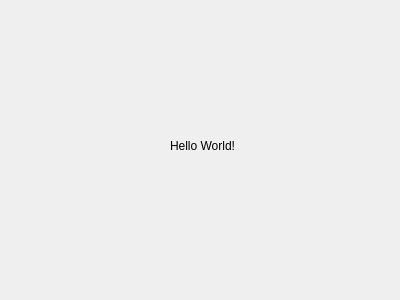
<?xml version="1.0" encoding="UTF-8"?>
<ui version="4.0">
 <class>HelloWorldDialog</class>
 <widget class="QDialog" name="HelloWorldDialog">
  <property name="geometry">
   <rect>
    <x>0</x>
    <y>0</y>
    <width>400</width>
    <height>300</height>
   </rect>
  </property>
  <property name="windowTitle">
   <string>Dialog</string>
  </property>
  <widget class="QLabel" name="label">
   <property name="geometry">
    <rect>
     <x>170</x>
     <y>80</y>
     <width>171</width>
     <height>131</height>
    </rect>
   </property>
   <property name="text">
    <string>Hello World!</string>
   </property>
  </widget>
 </widget>
 <resources/>
 <connections/>
</ui>
